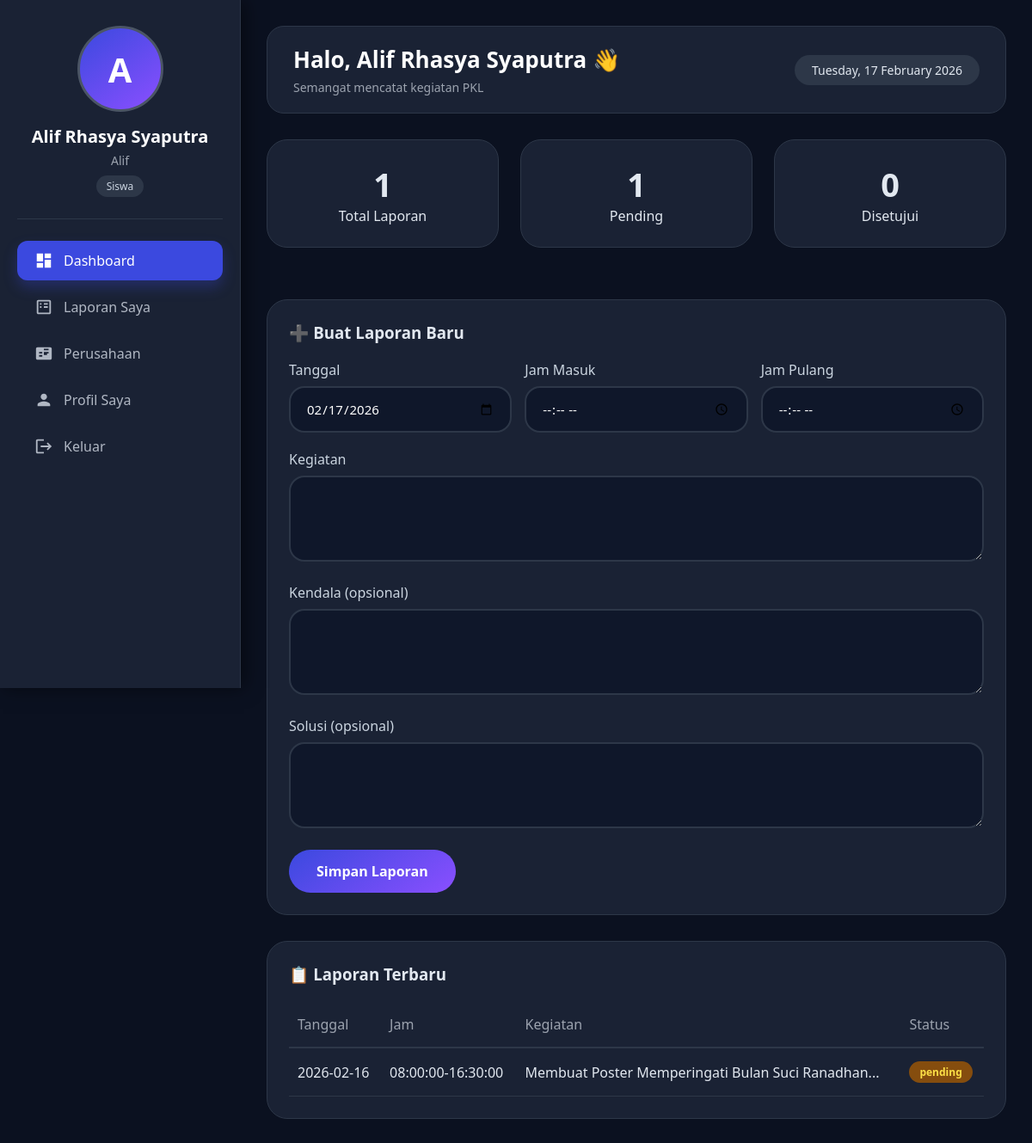
/dashboard.php (signed in), run on the app's committed database.
### tables this page shows
CREATE TABLE `laporan` (
  `id` int(11) NOT NULL,
  `user_id` int(11) NOT NULL,
  `tanggal` date NOT NULL,
  `jam_masuk` time DEFAULT NULL,
  `jam_pulang` time DEFAULT NULL,
  `kegiatan` text NOT NULL,
  `kendala` text DEFAULT NULL,
  `solusi` text DEFAULT NULL,
  `status` enum('pending','disetujui','ditolak') DEFAULT 'pending',
  `catatan_pembimbing` text DEFAULT NULL,
  `created_at` timestamp NOT NULL DEFAULT current_timestamp()
);

### dashboard.php (the view, shortened to what this page needs)
<?php
require 'koneksi.php';
$user_id = $_SESSION['user_id'];
$total = mysqli_fetch_assoc(mysqli_query($conn, "SELECT COUNT(*) as c FROM laporan WHERE user_id='$user_id'"))['c'];
$pending = mysqli_fetch_assoc(mysqli_query($conn, "SELECT COUNT(*) as c FROM laporan WHERE user_id='$user_id' AND status='pending'"))['c'];
$approved = mysqli_fetch_assoc(mysqli_query($conn, "SELECT COUNT(*) as c FROM laporan WHERE user_id='$user_id' AND status='disetujui'"))['c'];
$laporan = mysqli_query($conn, "SELECT * FROM laporan WHERE user_id='$user_id' ORDER BY tanggal DESC LIMIT 5");
?>
<div class="top-bar">
    <div class="page-title"><h2>Halo, <?php echo $_SESSION['nama']; ?> 👋</h2><p>Semangat mencatat kegiatan PKL</p></div>
    <div class="date-badge"><?php echo date('l, d F Y'); ?></div>
</div>
<div style="display:grid; grid-template-columns:repeat(3,1fr); gap:25px; margin-bottom:30px;">
    <div class="card" style="text-align:center;"><h3 style="font-size:38px;"><?php echo $total; ?></h3><p>Total Laporan</p></div>
    <div class="card" style="text-align:center;"><h3 style="font-size:38px;"><?php echo $pending; ?></h3><p>Pending</p></div>
    <div class="card" style="text-align:center;"><h3 style="font-size:38px;"><?php echo $approved; ?></h3><p>Disetujui</p></div>
</div>
<div class="card">
    <h3 style="margin-bottom:20px;">➕ Buat Laporan Baru</h3>
    <form action="simpan_laporan.php" method="POST">
        <div style="display:grid; grid-template-columns:1fr 1fr 1fr; gap:15px;">
            <div class="form-group"><label>Tanggal</label><input type="date" name="tanggal" class="form-control" value="<?php echo date('Y-m-d'); ?>" required></div>
            <div class="form-group"><label>Jam Masuk</label><input type="time" name="jam_masuk" class="form-control" required></div>
            <div class="form-group"><label>Jam Pulang</label><input type="time" name="jam_pulang" class="form-control" required></div>
        </div>
        <div class="form-group"><label>Kegiatan</label><textarea name="kegiatan" class="form-control" required></textarea></div>
        <div class="form-group"><label>Kendala (opsional)</label><textarea name="kendala" class="form-control"></textarea></div>
        <div class="form-group"><label>Solusi (opsional)</label><textarea name="solusi" class="form-control"></textarea></div>
        <button type="submit" class="btn-primary">Simpan Laporan</button>
    </form>
</div>
<div class="card">
    <h3 style="margin-bottom:20px;">📋 Laporan Terbaru</h3>
    <?php if(mysqli_num_rows($laporan)>0): ?>
    <table>
        <tr><th>Tanggal</th><th>Jam</th><th>Kegiatan</th><th>Status</th></tr>
        <?php while($row=mysqli_fetch_assoc($laporan)): ?>
        <tr>
            <td><?php echo $row['tanggal']; ?></td>
            <td><?php echo $row['jam_masuk'].'-'.$row['jam_pulang']; ?></td>
            <td><?php echo substr($row['kegiatan'],0,50).'...'; ?></td>
            <td><span class="status <?php echo $row['status']; ?>"><?php echo $row['status']; ?></span></td>
        </tr>
        <?php endwhile; ?>
    </table>
    <?php else: echo "<p class='empty-state'>Belum ada laporan.</p>"; endif; ?>
</div>
<?php
include 'layout.php';
?>

### layout.php (style rules this page uses)
* { margin: 0; padding: 0; box-sizing: border-box; font-family: 'Segoe UI', system-ui, sans-serif; }
body { background: #0b1120; display: flex; color: #e2e8f0; }
.top-bar { background: #1a2234; border-radius: 20px; padding: 20px 30px; margin-bottom: 30px; display: flex; justify-content: space-between; align-items: center; border: 1px solid #2d3748; }
.page-title h2 { font-size: 26px; color: white; margin-bottom: 5px; }
.page-title p { color: #9ca3af; font-size: 14px; }
.date-badge { background: #2d3748; padding: 8px 20px; border-radius: 40px; font-size: 14px; color: #e2e8f0; }
.card { background: #1a2234; border-radius: 24px; padding: 25px; margin-bottom: 30px; border: 1px solid #2d3748; }
.form-group { margin-bottom: 20px; }
.form-group label { display: block; color: #cbd5e0; margin-bottom: 8px; font-weight: 500; }
.form-control { width: 100%; padding: 14px 18px; background: #0f172a; border: 2px solid #2d3748; border-radius: 18px; color: white; font-size: 15px; transition: 0.2s; }
textarea.form-control { resize: vertical; min-height: 100px; }
.btn-primary { background: linear-gradient(145deg, #3b49df, #8a4fff); border: none; padding: 14px 32px; border-radius: 40px; color: white; font-weight: 600; cursor: pointer; transition: 0.3s; display: inline-flex; align-items: center; gap: 8px; font-size: 16px; }
table { width: 100%; border-collapse: collapse; }
th { text-align: left; padding: 15px 10px; color: #9ca3af; font-weight: 500; border-bottom: 2px solid #2d3748; }
td { padding: 15px 10px; border-bottom: 1px solid #2d3748; }
.status { padding: 4px 12px; border-radius: 40px; font-size: 12px; font-weight: 600; display: inline-block; }
.status.pending { background: #854d0e; color: #fde047; }

### data on the page
laporan: tanggal "2026-02-16", jam_masuk "08:00:00", jam_pulang "16:30:00", kegiatan "Membuat Poster Memperingati Bulan Suci Ranadhan", status "pending"

### other printed values
substr($_SESSION['nama']??'U',0,1) "A"
$_SESSION['nama'] "Alif Rhasya Syaputra"
$_SESSION['username'] "Alif"
$_SESSION['role'] "Siswa"
$total "1"
$pending "1"
$approved "0"
